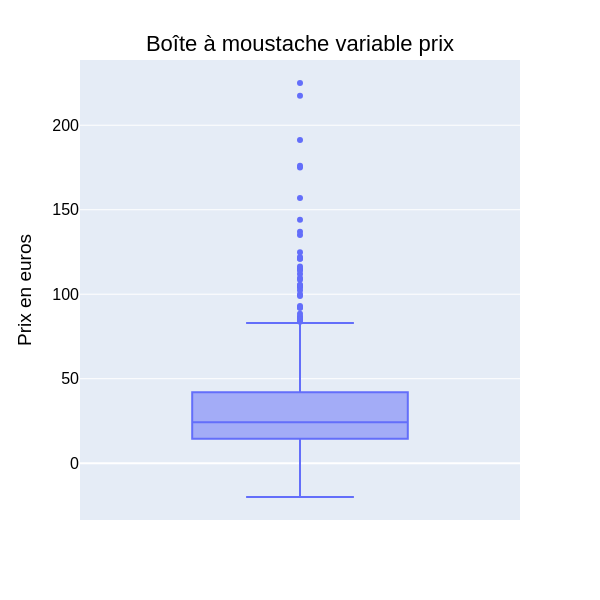

Write notebook code for a chart like this one.
### Code cell
#Autre méthode avec plotly express

fig = px.box(df_merge, y="price", labels={"price": "Prix en euros"}, width=600, height=600)
fig.update_layout(
    title={
        'text': "Boîte à moustache variable prix",
        'y':0.94,
        'x':0.5,
        'xanchor': 'center',
        'yanchor': 'top'})
fig.update_layout(
    font=dict(
        family="Arial",
        size=16,  # Set the font size here
        color="Black"))
fig.show()

### Figure 1 — Plotly figure (JSON) as saved in the notebook; plotly's stock layout.template omitted (floating-point values rounded to 4 significant figures; data arrays with more than 128 entries replaced by an {"elided": "..."} marker saying what was removed)
{"data": [{"alignmentgroup": "True", "hovertemplate": "Prix en euros=%{y}<extra></extra>", "legendgroup": "", "marker": {"color": "#636efa"}, "name": "", "notched": false, "offsetgroup": "", "orientation": "v", "showlegend": false, "type": "box", "x0": " ", "xaxis": "x", "y": {"elided": "825 float values"}, "y0": " ", "yaxis": "y"}], "layout": {"boxmode": "group", "font": {"color": "Black", "family": "Arial", "size": 16}, "height": 600, "legend": {"tracegroupgap": 0}, "margin": {"t": 60}, "title": {"text": "Boîte à moustache variable prix", "x": 0.5, "xanchor": "center", "y": 0.94, "yanchor": "top"}, "width": 600, "xaxis": {"anchor": "y", "domain": [0, 1]}, "yaxis": {"anchor": "x", "domain": [0, 1], "title": {"text": "Prix en euros"}}}}
